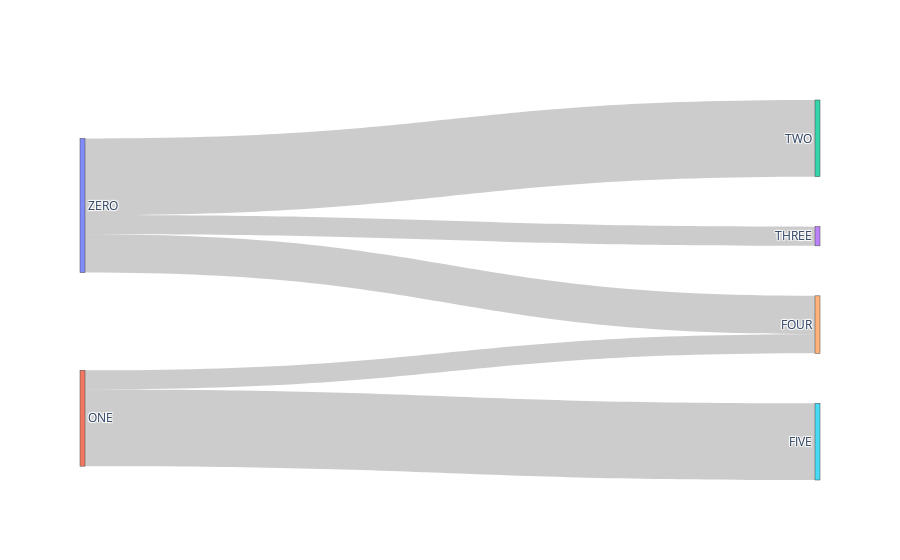

Notebook source saved alongside this figure:
### Markdown cell above
## Nodes

### Code cell
# data
label = ["ZERO", "ONE", "TWO", "THREE", "FOUR", "FIVE"]
source = [0, 0, 1, 1, 0]
target = [2, 3, 4, 5, 4]
value = [8, 2, 2, 8, 4]

# data to dict, dict to sankey
link = dict(source = source, target = target, value = value)
node = dict(label = label, pad=50, thickness=5)
data = go.Sankey(link = link, node=node)

# plot
fig = go.Figure(data)
fig.show()

### Figure 1 — Plotly figure (JSON) as saved in the notebook; plotly's stock layout.template omitted (floating-point values rounded to 4 significant figures)
{"data": [{"link": {"source": [0, 0, 1, 1, 0], "target": [2, 3, 4, 5, 4], "value": [8, 2, 2, 8, 4]}, "node": {"label": ["ZERO", "ONE", "TWO", "THREE", "FOUR", "FIVE"], "pad": 50, "thickness": 5}, "type": "sankey"}], "layout": {"autosize": true}}
